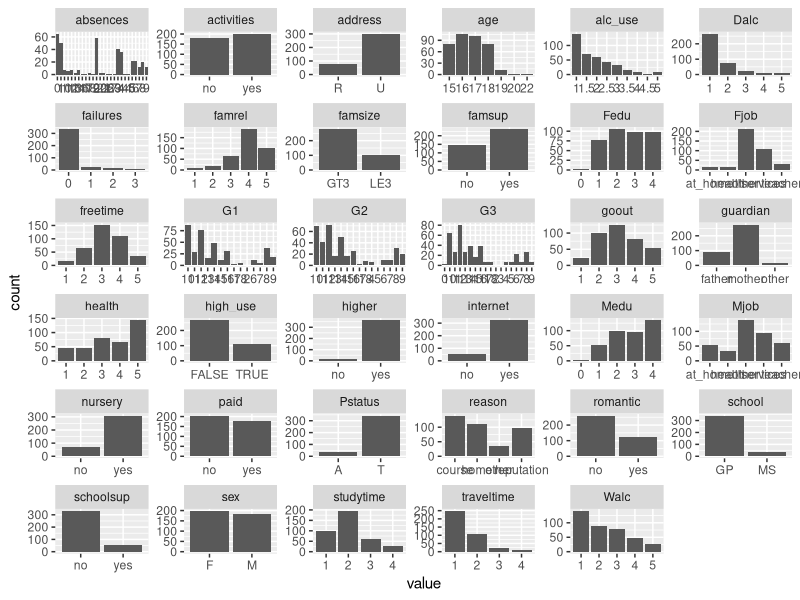
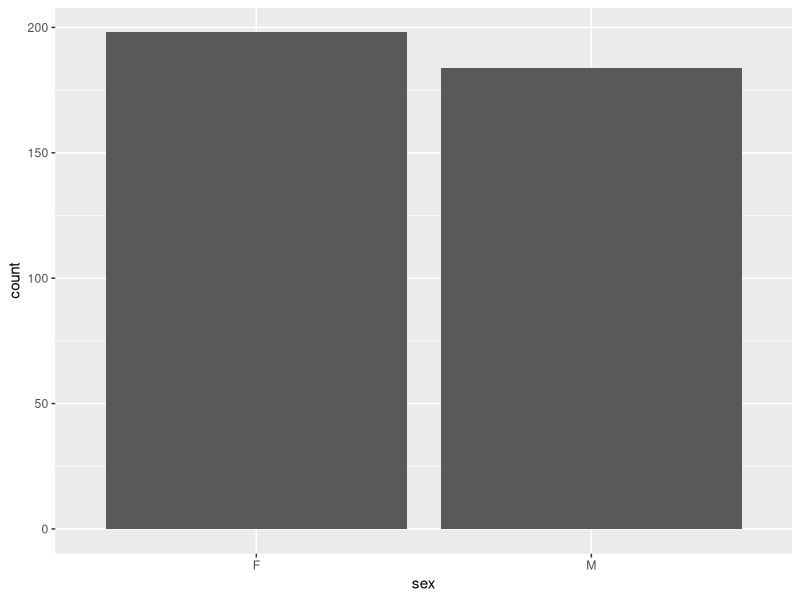
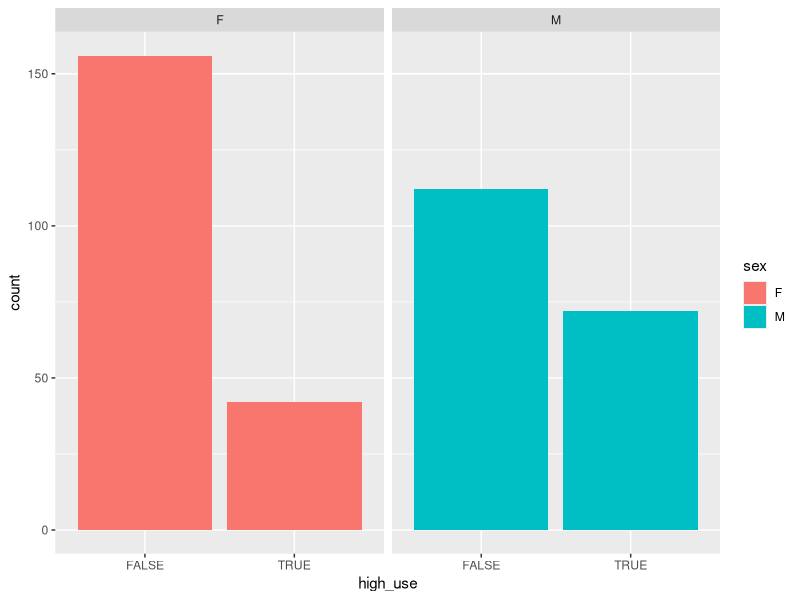
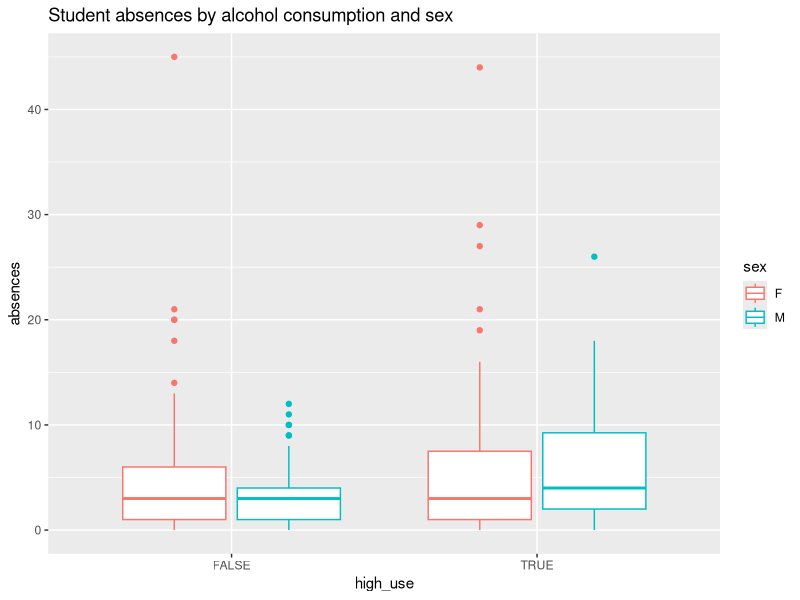
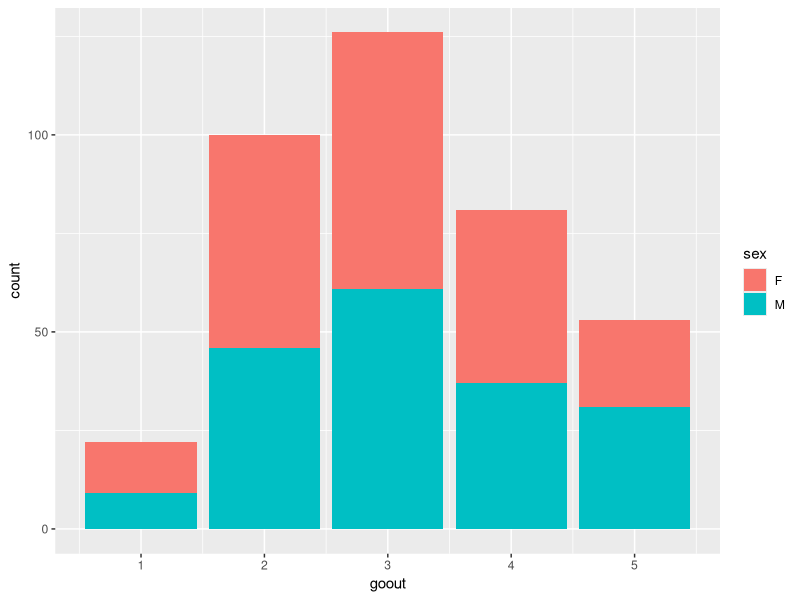
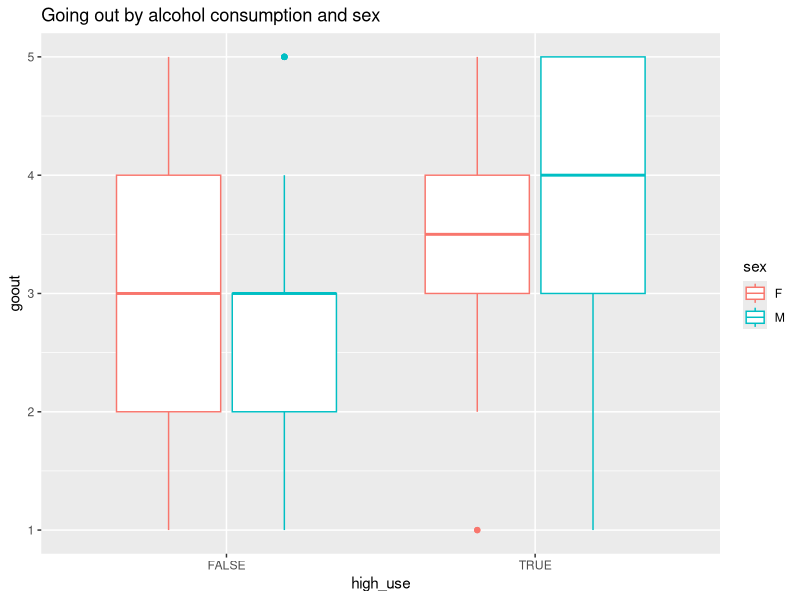
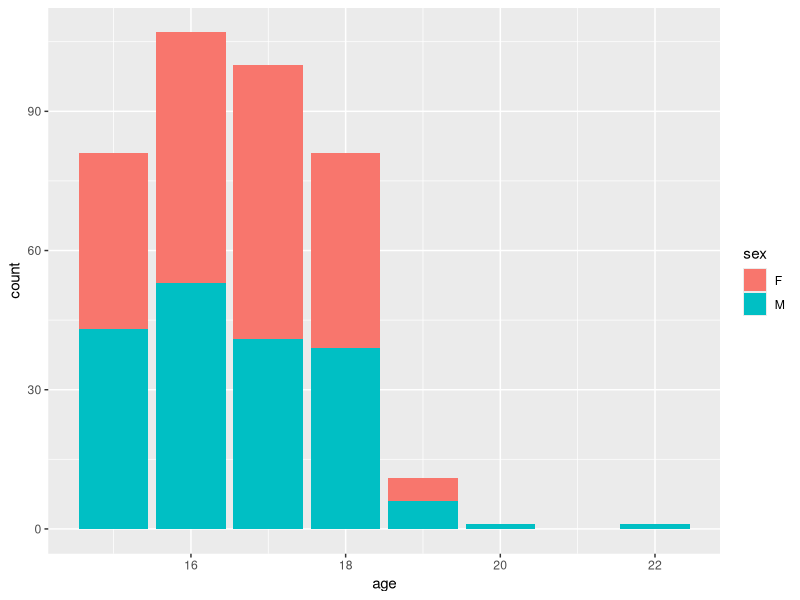
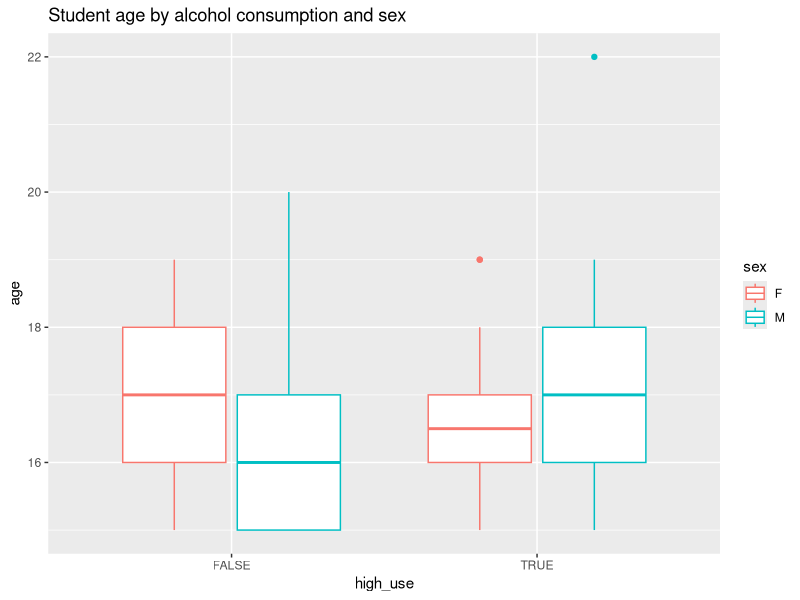

The R source for these figures, in order:
## ---- chunk 1
# Get access to useful libraries
library(dplyr);library(ggplot2);library(tidyr)

#Read in table from local folder
alc<-read.table(file = "data/alc.txt", sep="\t", header=TRUE)

#Explore the data using glimpse

glimpse(alc)


# Draw a bar plot of each variable
gather(alc) %>% ggplot(aes(value)) + facet_wrap("key", scales = "free") + geom_bar()

## ---- chunk 2
#Explore the distributions of females and males in the data
g0<-ggplot(data = alc, aes(x=sex))

g0 + geom_bar()

#Explore how high use is dependent on sex using barplots
g1<-ggplot(data = alc, aes(x = high_use, fill = sex))

g1 + geom_bar()+facet_wrap("sex")
## ---- chunk 3
#Draw boxplots with high and low alcohol uses relation with absences
g3 <- ggplot(alc, aes(x=high_use, y=absences, col = sex))
g3 + geom_boxplot() +  ylab("absences") + ggtitle("Student absences by alcohol consumption and sex")

## ---- chunk 4
#Explore the distibution of kids going out
g4 <- ggplot(alc, aes(x=goout, fill=sex))
g4 + geom_bar()

#Explore the relationship with high alcohol use
g5 <- ggplot(alc, aes(x=high_use, y=goout, col = sex))
g5 + geom_boxplot()  + ggtitle("Going out by alcohol consumption and sex")
## ---- chunk 5

# Explore the distribution of age
g6<-ggplot(alc, aes(x=age, fill =sex))
g6+geom_bar()

# Explore the relationship of age  with alcohol use

g7 <- ggplot(alc, aes(y=age, x=high_use, col = sex))
g7 + geom_boxplot() + ylab("age") + ggtitle("Student age by alcohol consumption and sex")
## ---- chunk 6
# Use generalized linear models to predict high use based on selected variables

m<-glm(high_use~age+sex+absences+goout, data=alc, family = "binomial")

#Print out summary and coefficients
summary(m)

#From the summary we can see that sex, absences and going out are significantly correlated with high alcohol use

coef(m)

#From the coefficients we can calculate the odds ratio by taking the exponent function of the estimate


# compute odds ratios (OR)
OR <- coef(m) %>% exp

# compute confidence intervals (CI)
CI<- confint(m) %>% exp

# Join the two together

cbind(OR, CI)


